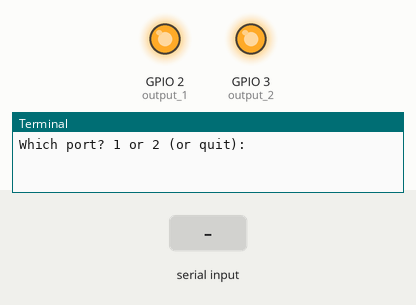
Bench run of a program on a simulated Raspberry Pi (BCM pin numbers). Shown: output pins drawn as LEDs (lit = HIGH), the last lines printed to the terminal. Inputs (shaded band) come from the test bench.

Above: at 1.2 s.
1.3 s: "1" typed at the terminal, then Enter
2.8 s: "on" typed at the terminal, then Enter
At 3.4 s:
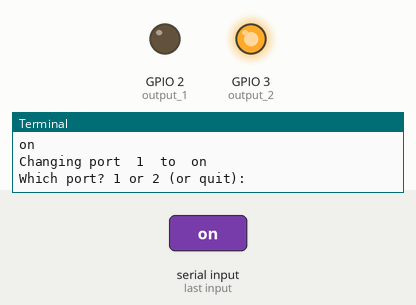
4.3 s: "off" typed at the terminal, then Enter
Timing chart, 0 to 7.3 s (numbered marks = the images above; inputs shaded):
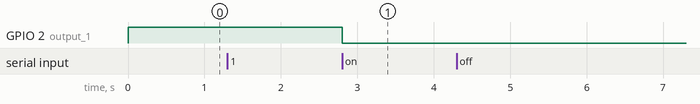

The program:

gpio.py
```python
#!/usr/bin/python

# External module imports
import RPi.GPIO as GPIO
import time

# Pin Definitons:
output_1 = 2
output_2 = 3

# Pin Setup:
GPIO.setmode(GPIO.BCM) # Broadcom pin-numbering scheme
GPIO.setup(output_1, GPIO.OUT)
GPIO.setup(output_2, GPIO.OUT)

# Initial state
GPIO.output(output_1, GPIO.HIGH)
GPIO.output(output_2, GPIO.HIGH)


userInputPort = ''
userInputState = ''

ports = {'1': output_1, '2': output_2}
states = {'on': GPIO.LOW, 'off': GPIO.HIGH}

while (True):
    userInputPort = input('Which port? 1 or 2 (or quit): ')
    userInputState = input('What state (ON / OFF)? (or quit): ')

    print('Changing port ', userInputPort, ' to ', userInputState)
    GPIO.output(ports[userInputPort], states[userInputState])
```

Measured:
- after the input at 2.8 s, GPIO 2 (output_1): HIGH → LOW at once
